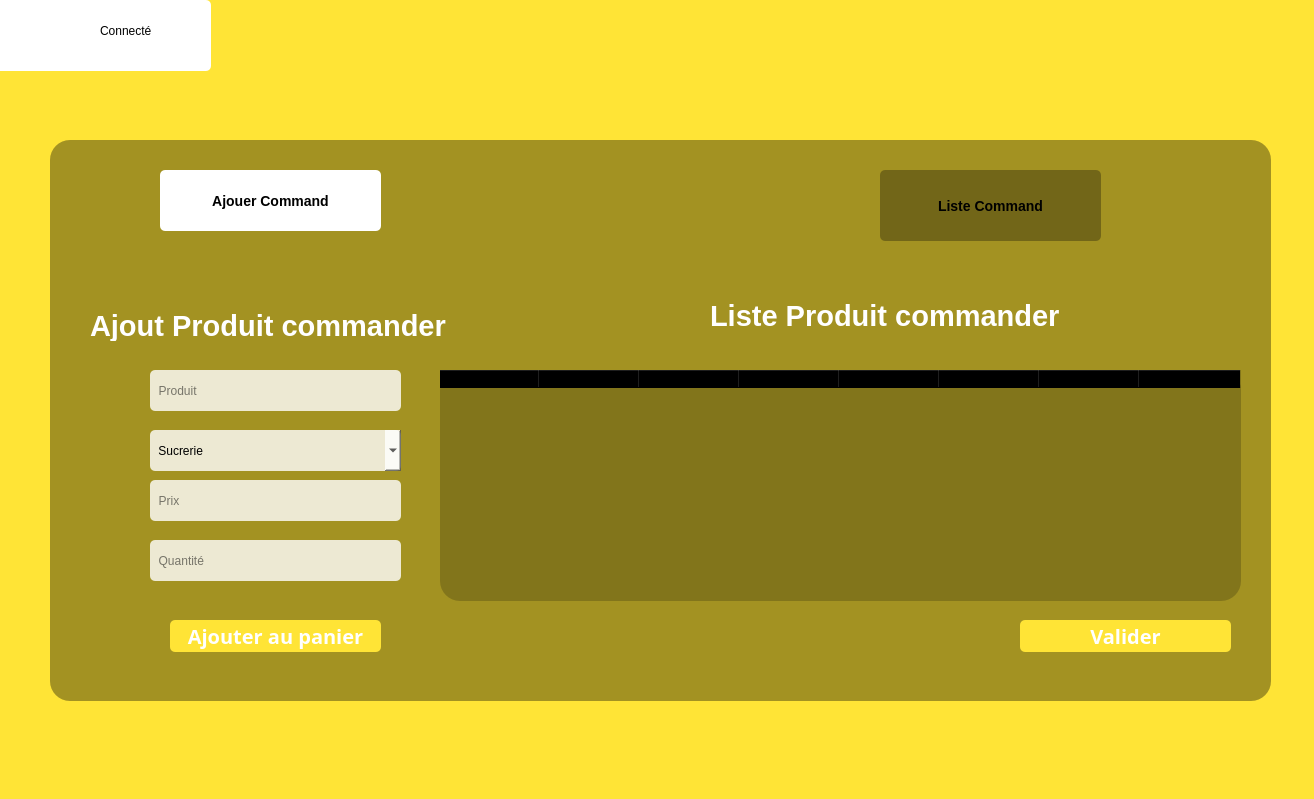
<?xml version="1.0" encoding="UTF-8"?>
<ui version="4.0">
 <class>Form</class>
 <widget class="QWidget" name="Form">
  <property name="geometry">
   <rect>
    <x>0</x>
    <y>0</y>
    <width>1314</width>
    <height>799</height>
   </rect>
  </property>
  <property name="windowTitle">
   <string>Form</string>
  </property>
  <widget class="QWidget" name="widget" native="true">
   <property name="geometry">
    <rect>
     <x>0</x>
     <y>0</y>
     <width>1351</width>
     <height>801</height>
    </rect>
   </property>
   <property name="styleSheet">
    <string notr="true">background-color: rgb(255,228,54)</string>
   </property>
   <widget class="QStackedWidget" name="command_stacke">
    <property name="geometry">
     <rect>
      <x>50</x>
      <y>140</y>
      <width>1221</width>
      <height>561</height>
     </rect>
    </property>
    <property name="styleSheet">
     <string notr="true">background-color:rgba(0,0,0,0.2);
border-radius:20px;</string>
    </property>
    <property name="currentIndex">
     <number>0</number>
    </property>
    <widget class="QWidget" name="ajout_command">
     <widget class="QPushButton" name="add_command">
      <property name="geometry">
       <rect>
        <x>110</x>
        <y>30</y>
        <width>221</width>
        <height>61</height>
       </rect>
      </property>
      <property name="styleSheet">
       <string notr="true">QPushButton{
background-color:#fff;
border-radius:5px;
color:rgb(0,0,0);

font:77 10pt &quot;metropolis&quot;;
font-size:14px;
font-weight:  bold;
}
QPushButton:hover{
background-color:rgba(0,0,0,0.3);
border-tradius:5px;
color:rgb(255,255,255);
font:77 10pt &quot;metropolis&quot;;
font-size:14px;
font-weight: bold;

}


</string>
      </property>
      <property name="text">
       <string>Ajouer Command</string>
      </property>
      <property name="icon">
       <iconset>
        <normaloff>:/images/images/ajouter_ventes-removebg-preview.png</normaloff>:/images/images/ajouter_ventes-removebg-preview.png</iconset>
      </property>
      <property name="iconSize">
       <size>
        <width>50</width>
        <height>50</height>
       </size>
      </property>
     </widget>
     <widget class="QPushButton" name="list_command_add">
      <property name="geometry">
       <rect>
        <x>830</x>
        <y>30</y>
        <width>221</width>
        <height>71</height>
       </rect>
      </property>
      <property name="styleSheet">
       <string notr="true">QPushButton{
background-color:rgba(0,0,0,0.3);
border-radius:5px;
color:rgb(0,0,0);
font:77 10pt &quot;metropolis&quot;;
font-size:14px;
font-weight:  bold;

}
QPushButton:hover{
background-color:white;
border-radius:5px;
color:rgb(0,0,0);
font:77 10pt &quot;metropolis&quot;;
font-size:14px;
font-weight:  bold;
}

</string>
      </property>
      <property name="text">
       <string>Liste Command</string>
      </property>
      <property name="icon">
       <iconset>
        <normaloff>:/images/images/commandes-removebg-preview .png</normaloff>:/images/images/commandes-removebg-preview .png</iconset>
      </property>
      <property name="iconSize">
       <size>
        <width>60</width>
        <height>70</height>
       </size>
      </property>
     </widget>
     <widget class="QLabel" name="label">
      <property name="geometry">
       <rect>
        <x>40</x>
        <y>170</y>
        <width>381</width>
        <height>31</height>
       </rect>
      </property>
      <property name="font">
       <font>
        <pointsize>22</pointsize>
        <weight>75</weight>
        <bold>true</bold>
       </font>
      </property>
      <property name="styleSheet">
       <string notr="true">color:#fff;
background: transparent;</string>
      </property>
      <property name="text">
       <string>Ajout Produit commander</string>
      </property>
     </widget>
     <widget class="QComboBox" name="categorie_combo">
      <property name="geometry">
       <rect>
        <x>100</x>
        <y>290</y>
        <width>251</width>
        <height>41</height>
       </rect>
      </property>
      <property name="styleSheet">
       <string notr="true">border-radius:5px;
color:black;
background-color:rgba(255,255,255,0.8)

</string>
      </property>
      <item>
       <property name="text">
        <string> Sucrerie</string>
       </property>
      </item>
     </widget>
     <widget class="QLineEdit" name="prix_field">
      <property name="geometry">
       <rect>
        <x>100</x>
        <y>340</y>
        <width>251</width>
        <height>41</height>
       </rect>
      </property>
      <property name="styleSheet">
       <string notr="true">border-radius:5px;
color:black;
background-color:rgba(255,255,255,0.8)

</string>
      </property>
      <property name="placeholderText">
       <string>  Prix</string>
      </property>
     </widget>
     <widget class="QLineEdit" name="product_field">
      <property name="geometry">
       <rect>
        <x>100</x>
        <y>230</y>
        <width>251</width>
        <height>41</height>
       </rect>
      </property>
      <property name="styleSheet">
       <string notr="true">border-radius:5px;
color:black;
background-color:rgba(255,255,255,0.8)

</string>
      </property>
      <property name="placeholderText">
       <string>  Produit</string>
      </property>
     </widget>
     <widget class="QLineEdit" name="quantiter_field">
      <property name="geometry">
       <rect>
        <x>100</x>
        <y>400</y>
        <width>251</width>
        <height>41</height>
       </rect>
      </property>
      <property name="styleSheet">
       <string notr="true">border-radius:5px;
color:black;
background-color:rgba(255,255,255,0.8)

</string>
      </property>
      <property name="placeholderText">
       <string>  Quantité</string>
      </property>
     </widget>
     <widget class="QPushButton" name="add_panier">
      <property name="geometry">
       <rect>
        <x>120</x>
        <y>480</y>
        <width>211</width>
        <height>32</height>
       </rect>
      </property>
      <property name="font">
       <font>
        <family>metropolis</family>
        <pointsize>15</pointsize>
        <weight>75</weight>
        <italic>false</italic>
        <bold>true</bold>
       </font>
      </property>
      <property name="styleSheet">
       <string notr="true">QPushButton{
background-color:#FFE436;
border-top-left-radius:20px;
border-bottom-left-radius:20px;
color:rgb(255,255,255);
font:77 15pt &quot;metropolis&quot;;
border-radius:5px;
font-weight:bold;


}
QPushButton:hover{
background-color:white;
border-radius:5px;
color:rgb(0,0,0);
font:77 15pt &quot;metropolis&quot;;

font-weight:bold;
}
</string>
      </property>
      <property name="text">
       <string>Ajouter au panier</string>
      </property>
     </widget>
     <widget class="QTableWidget" name="command_table">
      <property name="geometry">
       <rect>
        <x>390</x>
        <y>230</y>
        <width>801</width>
        <height>231</height>
       </rect>
      </property>
      <column>
       <property name="text">
        <string>id</string>
       </property>
       <property name="font">
        <font>
         <weight>75</weight>
         <bold>true</bold>
        </font>
       </property>
       <property name="background">
        <color>
         <red>255</red>
         <green>255</green>
         <blue>255</blue>
        </color>
       </property>
      </column>
      <column>
       <property name="text">
        <string>Produit</string>
       </property>
       <property name="font">
        <font>
         <weight>75</weight>
         <bold>true</bold>
        </font>
       </property>
       <property name="background">
        <color>
         <red>255</red>
         <green>255</green>
         <blue>255</blue>
        </color>
       </property>
      </column>
      <column>
       <property name="text">
        <string>categorie</string>
       </property>
       <property name="font">
        <font>
         <weight>75</weight>
         <bold>true</bold>
        </font>
       </property>
       <property name="background">
        <color>
         <red>255</red>
         <green>255</green>
         <blue>255</blue>
        </color>
       </property>
      </column>
      <column>
       <property name="text">
        <string>Prix</string>
       </property>
       <property name="font">
        <font>
         <weight>75</weight>
         <bold>true</bold>
        </font>
       </property>
       <property name="background">
        <color>
         <red>255</red>
         <green>255</green>
         <blue>255</blue>
        </color>
       </property>
      </column>
      <column>
       <property name="text">
        <string>Quantiter</string>
       </property>
       <property name="font">
        <font>
         <weight>75</weight>
         <bold>true</bold>
        </font>
       </property>
       <property name="background">
        <color>
         <red>255</red>
         <green>255</green>
         <blue>255</blue>
        </color>
       </property>
      </column>
      <column>
       <property name="text">
        <string>Montant</string>
       </property>
       <property name="font">
        <font>
         <weight>75</weight>
         <bold>true</bold>
        </font>
       </property>
       <property name="background">
        <color>
         <red>255</red>
         <green>255</green>
         <blue>255</blue>
        </color>
       </property>
      </column>
      <column>
       <property name="text">
        <string>Modifier</string>
       </property>
       <property name="font">
        <font>
         <weight>75</weight>
         <bold>true</bold>
        </font>
       </property>
       <property name="background">
        <color>
         <red>255</red>
         <green>255</green>
         <blue>255</blue>
        </color>
       </property>
      </column>
      <column>
       <property name="text">
        <string>Suprimer</string>
       </property>
       <property name="font">
        <font>
         <weight>75</weight>
         <bold>true</bold>
        </font>
       </property>
       <property name="background">
        <color>
         <red>255</red>
         <green>255</green>
         <blue>255</blue>
        </color>
       </property>
      </column>
     </widget>
     <widget class="QLabel" name="label_2">
      <property name="geometry">
       <rect>
        <x>660</x>
        <y>160</y>
        <width>391</width>
        <height>31</height>
       </rect>
      </property>
      <property name="font">
       <font>
        <pointsize>22</pointsize>
        <weight>75</weight>
        <bold>true</bold>
       </font>
      </property>
      <property name="styleSheet">
       <string notr="true">color:#fff;
background: transparent;</string>
      </property>
      <property name="frameShadow">
       <enum>QFrame::Plain</enum>
      </property>
      <property name="text">
       <string>Liste Produit commander</string>
      </property>
     </widget>
     <widget class="QPushButton" name="valider">
      <property name="geometry">
       <rect>
        <x>970</x>
        <y>480</y>
        <width>211</width>
        <height>32</height>
       </rect>
      </property>
      <property name="font">
       <font>
        <family>metropolis</family>
        <pointsize>15</pointsize>
        <weight>75</weight>
        <italic>false</italic>
        <bold>true</bold>
       </font>
      </property>
      <property name="styleSheet">
       <string notr="true">QPushButton{
background-color:#FFE436;
border-top-left-radius:20px;
border-bottom-left-radius:20px;
color:rgb(255,255,255);
font:77 15pt &quot;metropolis&quot;;
border-radius:5px;
font-weight:bold;


}
QPushButton:hover{
background-color:white;
border-radius:5px;
color:rgb(0,0,0);
font:77 15pt &quot;metropolis&quot;;

font-weight:bold;
}
</string>
      </property>
      <property name="text">
       <string>Valider</string>
      </property>
     </widget>
    </widget>
    <widget class="QWidget" name="list_command">
     <widget class="QPushButton" name="list_command_list">
      <property name="geometry">
       <rect>
        <x>740</x>
        <y>30</y>
        <width>221</width>
        <height>71</height>
       </rect>
      </property>
      <property name="styleSheet">
       <string notr="true">QPushButton{
background-color:#fff;
border-radius:5px;
color:rgb(0,0,0);
font:77 10pt &quot;metropolis&quot;;
font-size:14px;
font-weight:  bold;
}
QPushButton:hover{
background-color:rgba(0,0,0,0.3);
border-tradius:5px;
color:#fff;
font:77 10pt &quot;metropolis&quot;;
font-size:14px;
font-weight: bold;

}</string>
      </property>
      <property name="text">
       <string>Liste Command</string>
      </property>
      <property name="icon">
       <iconset>
        <normaloff>:/images/images/commandes-removebg-preview .png</normaloff>:/images/images/commandes-removebg-preview .png</iconset>
      </property>
      <property name="iconSize">
       <size>
        <width>60</width>
        <height>70</height>
       </size>
      </property>
     </widget>
     <widget class="QPushButton" name="add_command_list">
      <property name="geometry">
       <rect>
        <x>170</x>
        <y>30</y>
        <width>221</width>
        <height>61</height>
       </rect>
      </property>
      <property name="styleSheet">
       <string notr="true">QPushButton{
background-color:rgba(0,0,0,0.3);
border-radius:5px;
color:#fff;
font:77 10pt &quot;metropolis&quot;;
font-size:14px;
font-weight:  bold;
}
QPushButton:hover{
background-color:white;
border-radius:5px;
color:rgb(0,0,0);
font:77 10pt &quot;metropolis&quot;;
font-size:14px;
font-weight:  bold;
}

</string>
      </property>
      <property name="text">
       <string>Ajouer Command</string>
      </property>
      <property name="icon">
       <iconset>
        <normaloff>:/images/images/ajouter_ventes-removebg-preview.png</normaloff>:/images/images/ajouter_ventes-removebg-preview.png</iconset>
      </property>
      <property name="iconSize">
       <size>
        <width>50</width>
        <height>50</height>
       </size>
      </property>
     </widget>
     <widget class="QTableWidget" name="tableauListcommand">
      <property name="geometry">
       <rect>
        <x>190</x>
        <y>200</y>
        <width>801</width>
        <height>331</height>
       </rect>
      </property>
      <column>
       <property name="text">
        <string>id</string>
       </property>
       <property name="font">
        <font>
         <weight>75</weight>
         <bold>true</bold>
        </font>
       </property>
       <property name="background">
        <color>
         <red>255</red>
         <green>255</green>
         <blue>255</blue>
        </color>
       </property>
      </column>
      <column>
       <property name="text">
        <string>Produit</string>
       </property>
       <property name="font">
        <font>
         <weight>75</weight>
         <bold>true</bold>
        </font>
       </property>
       <property name="background">
        <color>
         <red>255</red>
         <green>255</green>
         <blue>255</blue>
        </color>
       </property>
      </column>
      <column>
       <property name="text">
        <string>categorie</string>
       </property>
       <property name="font">
        <font>
         <weight>75</weight>
         <bold>true</bold>
        </font>
       </property>
       <property name="background">
        <color>
         <red>255</red>
         <green>255</green>
         <blue>255</blue>
        </color>
       </property>
      </column>
      <column>
       <property name="text">
        <string>Prix</string>
       </property>
       <property name="font">
        <font>
         <weight>75</weight>
         <bold>true</bold>
        </font>
       </property>
       <property name="background">
        <color>
         <red>255</red>
         <green>255</green>
         <blue>255</blue>
        </color>
       </property>
      </column>
      <column>
       <property name="text">
        <string>Quantiter</string>
       </property>
       <property name="font">
        <font>
         <weight>75</weight>
         <bold>true</bold>
        </font>
       </property>
       <property name="background">
        <color>
         <red>255</red>
         <green>255</green>
         <blue>255</blue>
        </color>
       </property>
      </column>
      <column>
       <property name="text">
        <string>Montant</string>
       </property>
       <property name="font">
        <font>
         <weight>75</weight>
         <bold>true</bold>
        </font>
       </property>
       <property name="background">
        <color>
         <red>255</red>
         <green>255</green>
         <blue>255</blue>
        </color>
       </property>
      </column>
      <column>
       <property name="text">
        <string>Modifier</string>
       </property>
       <property name="font">
        <font>
         <weight>75</weight>
         <bold>true</bold>
        </font>
       </property>
       <property name="background">
        <color>
         <red>255</red>
         <green>255</green>
         <blue>255</blue>
        </color>
       </property>
      </column>
      <column>
       <property name="text">
        <string>Suprimer</string>
       </property>
       <property name="font">
        <font>
         <weight>75</weight>
         <bold>true</bold>
        </font>
       </property>
       <property name="background">
        <color>
         <red>255</red>
         <green>255</green>
         <blue>255</blue>
        </color>
       </property>
      </column>
     </widget>
     <widget class="QPushButton" name="actualiser">
      <property name="geometry">
       <rect>
        <x>190</x>
        <y>150</y>
        <width>211</width>
        <height>32</height>
       </rect>
      </property>
      <property name="font">
       <font>
        <family>metropolis</family>
        <pointsize>15</pointsize>
        <weight>75</weight>
        <italic>false</italic>
        <bold>true</bold>
       </font>
      </property>
      <property name="styleSheet">
       <string notr="true">QPushButton{
background-color:#FFE436;
border-top-left-radius:20px;
border-bottom-left-radius:20px;
color:rgb(255,255,255);
font:77 15pt &quot;metropolis&quot;;
border-radius:5px;
font-weight:bold;


}
QPushButton:hover{
background-color:white;
border-radius:5px;
color:rgb(0,0,0);
font:77 15pt &quot;metropolis&quot;;

font-weight:bold;
}
</string>
      </property>
      <property name="text">
       <string>Actualiser</string>
      </property>
     </widget>
     <widget class="QLineEdit" name="search">
      <property name="geometry">
       <rect>
        <x>720</x>
        <y>140</y>
        <width>251</width>
        <height>41</height>
       </rect>
      </property>
      <property name="styleSheet">
       <string notr="true">border-radius:5px;
color:black;
background-color:rgba(255,255,255,0.8)

</string>
      </property>
      <property name="placeholderText">
       <string>  Search</string>
      </property>
     </widget>
    </widget>
   </widget>
   <widget class="QWidget" name="widget_9" native="true">
    <property name="geometry">
     <rect>
      <x>-10</x>
      <y>0</y>
      <width>221</width>
      <height>71</height>
     </rect>
    </property>
    <property name="styleSheet">
     <string notr="true">background-color:white;
border:none;
border-radius:5px
</string>
    </property>
    <widget class="QLabel" name="label_32">
     <property name="geometry">
      <rect>
       <x>110</x>
       <y>10</y>
       <width>101</width>
       <height>41</height>
      </rect>
     </property>
     <property name="styleSheet">
      <string notr="true">border:none;
font:90 18pt &quot;metropolis&quot;;</string>
     </property>
     <property name="text">
      <string>Connecté</string>
     </property>
    </widget>
    <widget class="QPushButton" name="pushButton_12">
     <property name="geometry">
      <rect>
       <x>10</x>
       <y>0</y>
       <width>111</width>
       <height>61</height>
      </rect>
     </property>
     <property name="styleSheet">
      <string notr="true">QPushButton{
background-color:none;
border-top-left-radius:20px;
border-bottom-left-radius:20px;
color:rgb(0,0,0);
font:77 10pt &quot;metropolis&quot;;
font-size:14px;

}
QPushButton:hover{
background-color:white;
border-top-left-radius:20px;
border-bottom-left-radius:20px;
color:rgb(0,0,0);
font:77 10pt &quot;metropolis&quot;;
font-size:13px;

}


</string>
     </property>
     <property name="text">
      <string/>
     </property>
     <property name="icon">
      <iconset>
       <normaloff>:/images/images/compte-removebg-preview.png</normaloff>:/images/images/compte-removebg-preview.png</iconset>
     </property>
     <property name="iconSize">
      <size>
       <width>120</width>
       <height>110</height>
      </size>
     </property>
    </widget>
   </widget>
  </widget>
 </widget>
 <resources>
  <include location="../ressource.qrc"/>
 </resources>
 <connections/>
</ui>
